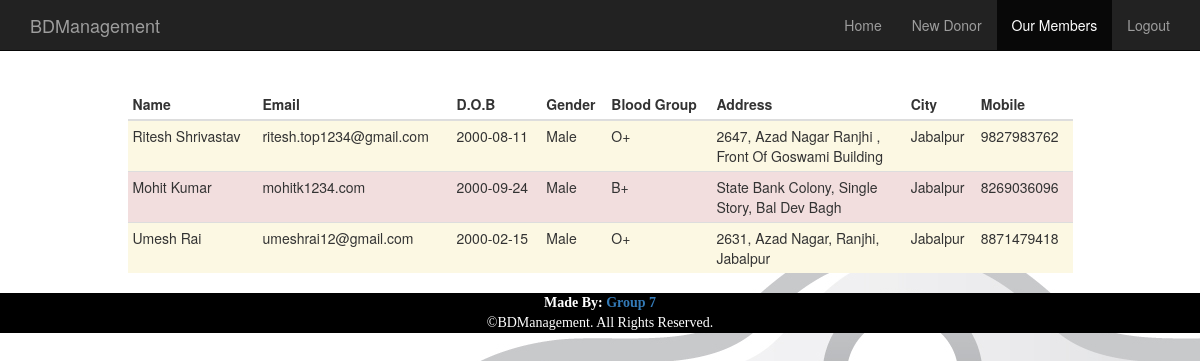
/members.php, run on the app's committed database.
### tables this page shows
CREATE TABLE IF NOT EXISTS `users` (
  `id` int(11) NOT NULL AUTO_INCREMENT,
  `first_name` varchar(50) NOT NULL,
  `last_name` varchar(100) NOT NULL,
  `email` varchar(100) NOT NULL,
  `dob` date NOT NULL,
  `gender` varchar(10) NOT NULL,
  `b_type` varchar(10) NOT NULL,
  `address` varchar(500) NOT NULL,
  `city` varchar(100) NOT NULL,
  `mobile` varchar(13) NOT NULL,
  `created_at` timestamp NOT NULL DEFAULT CURRENT_TIMESTAMP ON UPDATE CURRENT_TIMESTAMP,
  PRIMARY KEY (`id`),
  UNIQUE KEY `email` (`email`)
);

### members.php (called while the page is built)
<?php
$i=0;
require_once 'users/php/DBConnect.php';
$db = new DBConnect();
$users = $db->getUsers();
$title="Members Area";$setMemberActive="active";$bg_background="bg-warning";
include 'layout/_header.php';
include 'layout/_top_nav.php';
?>
<?php include 'users/layout/_member_layout.php'; ?>
<?php include 'layout/_footer.php'; ?>

### users/php/DBConnect.php (called while the page is built, shortened)
<?php
class DBConnect {
    private $db = NULL;
    public function __construct() {
        $dsn = 'mysql:dbname=' . self::DB_NAME . ';host=' . self::DB_SERVER;
        try {
            $this->db = new PDO($dsn, self::DB_USER, self::DB_PASSWORD);
        } catch (PDOException $e) {
            throw new Exception('Connection failed: ' .
            $e->getMessage());
        }
        return $this->db;
    }
    public function getUsers(){
        $stmt = $this->db->prepare("SELECT * FROM users");
        $stmt->execute();
        return $stmt->fetchAll();
    }
}

### users/layout/_member_layout.php (the view)
<div class="container">
    <div class="row">
        <div class="col-md-1"></div>
        <div class="col-md-10">
            <?php if(isset($users)): $i++;?>
            <table class="table table-condensed">
                <thead>
                <th>Name</th>
                <th>Email</th>
                <th>D.O.B</th>
                <th>Gender</th>
                <th>Blood Group</th>
                <th>Address</th>
                <th>City</th>
                <th>Mobile</th>
                </thead>
                <?php foreach($users as $u): $i++;?>
                <tr class="<?php if($i%2==0){echo $bg_background;}else{echo 'bg-danger';} ?>">
                    <td><?= $u['first_name']." ".$u['last_name']; ?></td>
                    <td><?= $u['email']; ?></td>
                    <td><?= $u['dob']; ?></td>
                    <td><?= $u['gender']; ?></td>
                    <td><?= $u['b_type']; ?></td>
                    <td><?= wordwrap($u['address'], 26, '<br>'); ?></td>
                    <td><?= $u['city']; ?></td>
                    <td><?= $u['mobile']; ?></td>
                </tr>
                <?php endforeach; ?>
            </table>
            <?php endif; ?>
        </div>
        <div class="col-md-1"></div>
    </div>
</div>

### layout/_header.php (shortened to what this page needs)
<!DOCTYPE html>
<html lang="en">
    <head>
        <link rel="stylesheet" href="css/bootstrap.min.css">
        <link rel="stylesheet" href="css/mystyle.css">
    </head>
    <body>

### layout/_top_nav.php (shortened to what this page needs)
<nav class="navbar navbar-inverse navbar-fixed-top">
  <div class="container">
    <div class="navbar-header">
      <a class="navbar-brand" href="index.php">BDManagement</a>
    </div>
    <div id="navbar" class="navbar-collapse collapse">
      <ul class="nav navbar-nav navbar-right">
         <li class="<?php
                    if (isset($setHomeActive)) {
                        echo $setHomeActive;
                    } else {
                        echo '';
                    }
                    ?>"><a href="home.php">Home</a></li>
                    <li class="<?php
                    if (isset($setDonorActive)) {
                        echo $setDonorActive;
                    } else {
                        echo '';
                    }
                    ?>"><a href="donor.php">New Donor</a></li>
                    <li class="<?php if(isset($setMemberActive)) { echo $setMemberActive; } else { echo ''; } ?>">
                        <a href="members.php">Our Members</a>
                    </li>
                    <li><a href="logout.php">Logout</a></li>
      </ul>
    </div>
  </div>
</nav>

### layout/_footer.php
<footer class="foter">
            <b>Made By: <a>Group 7</a></b>
            <br>
            &COPY;BDManagement. All Rights Reserved.
</footer>
</body>
</html>

### css/mystyle.css (style rules this page uses)
body { padding-top: 3.5em; background-image: url("../assets/bg_image.jpg"); }
footer { text-align: center; background-color: black; font-family: tahoma; color: white; }

### data on the page
users: first_name "Ritesh", last_name "Shrivastav", email "ritesh.top1234@gmail.com", dob "2000-08-11", gender "Male", b_type "O+", address "2647, Azad Nagar Ranjhi , Front Of Goswami Building", city "Jabalpur", mobile "9827983762"
users: first_name "Mohit", last_name "Kumar", email "mohitk1234.com", dob "2000-09-24", gender "Male", b_type "B+", address "State Bank Colony, Single Story, Bal Dev Bagh", city "Jabalpur", mobile "8269036096"
users: first_name "Umesh", last_name "Rai", email "umeshrai12@gmail.com", dob "2000-02-15", gender "Male", b_type "O+", address "2631, Azad Nagar, Ranjhi, Jabalpur", city "Jabalpur", mobile "8871479418"
